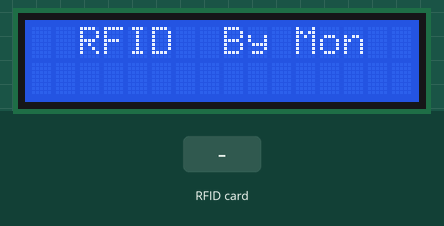
Bench run of a sketch on a simulated Arduino Uno, built with avr-gcc and run on an emulated ATmega328P. Parts: 16×2 character LCD. The inputs (shaded band) are chosen by the test bench. What the sketch prints to the serial monitor is not drawn.

Above: at 1.3 s.
1.4 s: RFID card 5E 7A 19 C4 held to the reader
At 2.8 s:
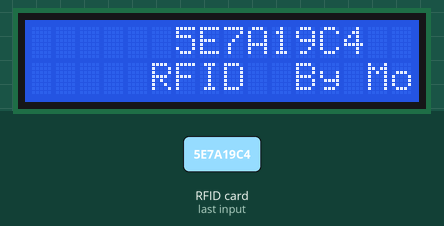
At 4.2 s:
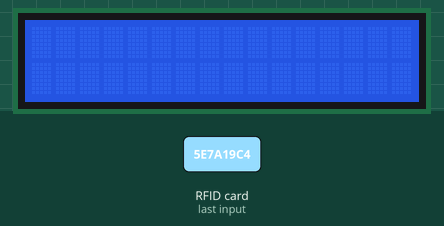
4.4 s: RFID card 5E 7A 19 C4 held to the reader
At 5.3 s:
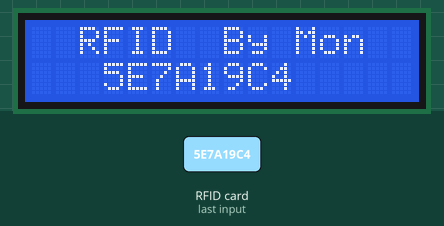
Timing chart, 0 to 7.4 s (numbered marks = the images above; inputs shaded):
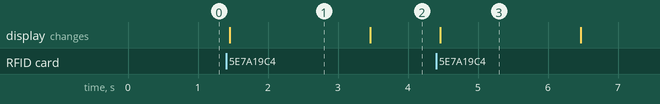

The sketch:

RFID.ino
```cpp
#include <SPI.h>
#include <MFRC522.h>
//p
#include <Wire.h>
#include <LiquidCrystal_I2C.h>
LiquidCrystal_I2C lcd(0x3F,16,2);

#define RST_PIN  9    //Pin 9 para el reset del RC522
#define SS_PIN  10   //Pin 10 para el SS (SDA) del RC522
MFRC522 mfrc522(SS_PIN, RST_PIN); //Creamos el objeto para el RC522

void setup() {
  Serial.begin(9600); //Iniciamos la comunicación  serial
  SPI.begin();        //Iniciamos el Bus SPI
  mfrc522.PCD_Init(); // Iniciamos  el MFRC522
  Serial.println("Lectura del UID");
  //p
  // Inicializar el LCD
  lcd.init();

  //Encender la luz de fondo.
  lcd.backlight();

  // Escribimos el Mensaje en el LCD.
  lcd.print("  RFID  By Mon                             ");
}

void loop() {
  // Revisamos si hay nuevas tarjetas  presentes
  if ( mfrc522.PICC_IsNewCardPresent())
        {
      //Seleccionamos una tarjeta
            if ( mfrc522.PICC_ReadCardSerial())
            {
                lcd.print("  RFID  By Mon                             ");

                  // Enviamos serialemente su UID
                  Serial.print("Card UID:");
                  for (byte i = 0; i < mfrc522.uid.size; i++) {
                          Serial.print(mfrc522.uid.uidByte[i] < 0x10 ? " 0" : " ");
                          Serial.print(mfrc522.uid.uidByte[i], HEX);
                          lcd.print(mfrc522.uid.uidByte[i], HEX);
                  }

                  Serial.println();
                  delay(2000);
                  lcd.clear();
                  // Terminamos la lectura de la tarjeta  actual
                  mfrc522.PICC_HaltA();
            }
  }
}
```

Measured:
- after the input at 1.4 s, the display: changes after 0.06 s (image 1)
- after the input at 4.4 s, the display: changes after 0.06 s (image 3)
- what the display in image 1 shows lasts 2.0 s, from 1.5 s to 3.5 s
